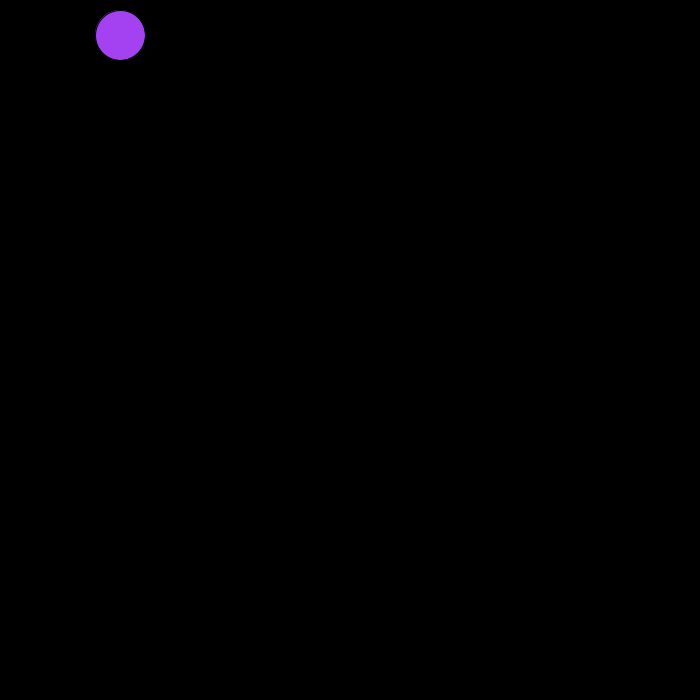
Frame 1 (no input)
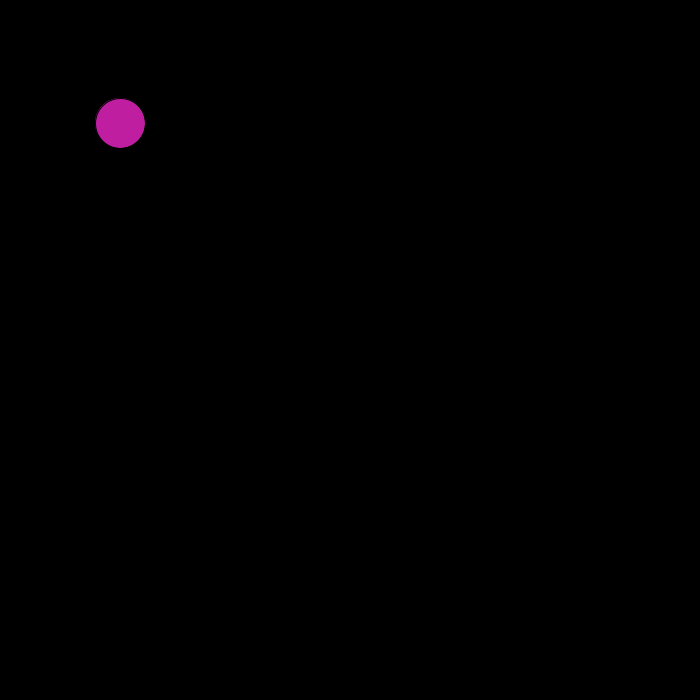
Frame 60 (the mouse pressed at the canvas centre just before this capture)
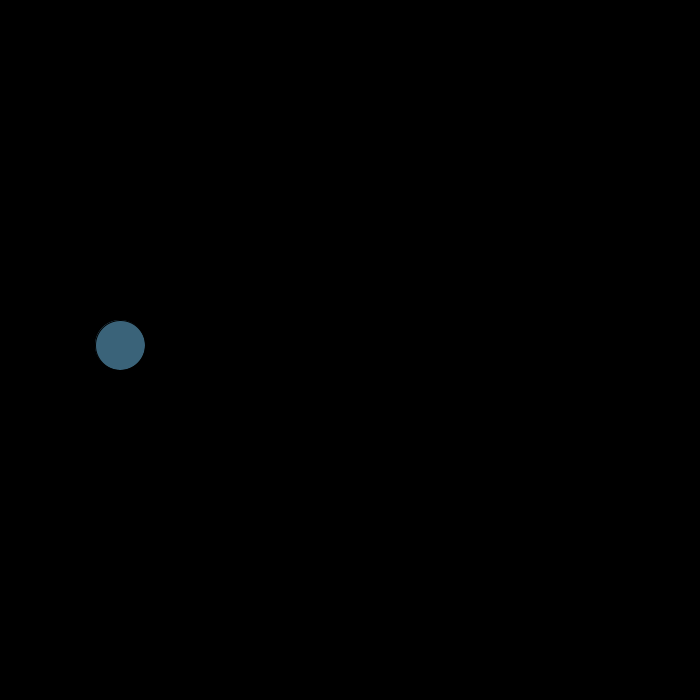
Frame 120 (the mouse held since frame 60 and released just before this capture)

The Processing sketch that drew these frames (run headless with seeded random() and noise(); from frame 60 on, the mouse is pressed at the canvas centre):

// Processing sketch: gravity
// ── gravity.pde
float x, y, vX, vY, gravity;
int size = 50;
void setup() {
  size(700, 700);
  x = 120;
  y = height*.05;
  vX = 0;        
  vY = 0;      
  gravity = 1;    

 
}

void draw() {
  background(0);
fill(random(255),random(255),random(255));
  ellipse(x, y, size, size);
  vY += gravity;            
  x += vX;                    
  y += vY;                 

  if (y + size/2 > height) {    
    y = height - size/2;
    vY = -abs(vY);      
  }
}
